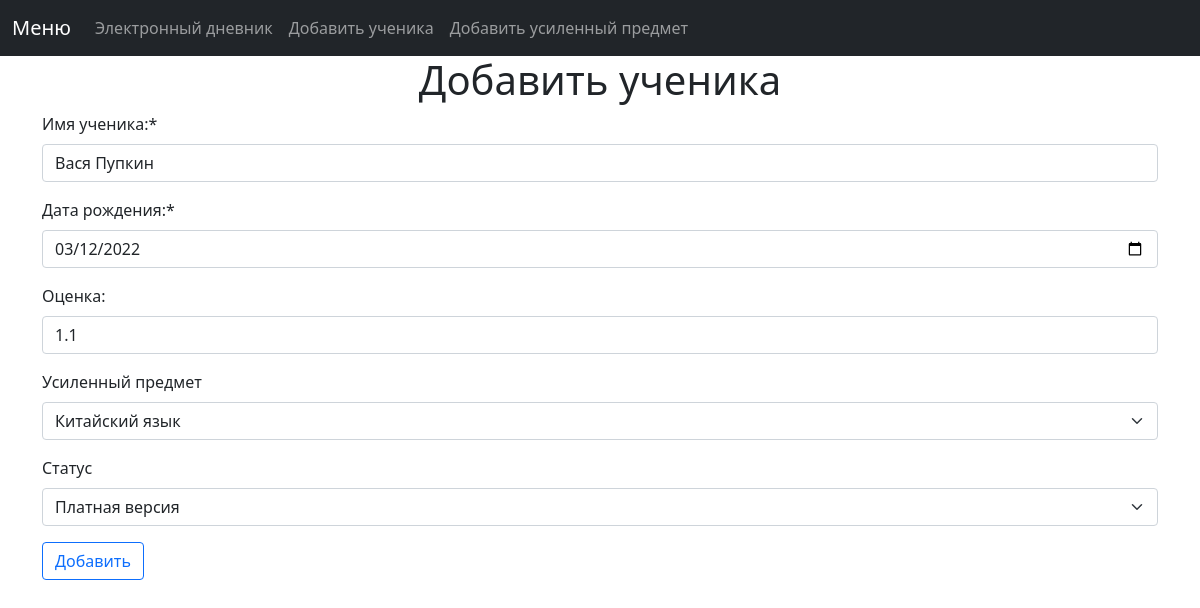
The app's page /update-student/6 with its own data.
### models.py (models this page shows)
class Students(db.Model):
    id = db.Column(db.Integer, primary_key=True)
    name = db.Column(db.String(120), nullable=False)
    birth_date = db.Column(db.Date, nullable=False, default=datetime.now())
    mark = db.Column(db.Float, nullable=False, default=5.0)
    subject_id = db.Column(db.Integer, db.ForeignKey('subjects.id'))
    status = db.Column(db.String(4), nullable=False, default='free')

### routes.py (the view)
@app.route('/update-student/<int:id>', methods=['GET', 'POST'])
def update_student(id):
    students = Students.query.get_or_404(id)
    form = StudentForm()
    form.subject.choices = [(subject.id, subject.name) for subject in Subjects.query.order_by(Subjects.name).all()]
    if form.validate_on_submit():
        students.name = form.name.data
        students.birth_date = form.birth_date.data
        students.mark = form.mark.data
        students.subject_id = form.subject.data
        students.status = form.status.data
        try:
            db.session.commit()
        except:
            return 'произошла проблема с отправкой данных'
        return redirect(url_for('add_student'))
    else:
        return render_template('update_student.html', form=form, student=students)

### forms.py
class StudentForm(FlaskForm):
    name = StringField('Имя ученика:* ', validators=[DataRequired()])
    birth_date = DateField('Дата рождения:* ', validators=[DataRequired()])
    mark = FloatField('Оценка: ')
    subject = SelectField('Усиленный предмет', choices=[])
    status = SelectField('Статус', choices=[
        ('pay', 'Платная версия'),
        ('free', 'Бесплатная версия')
    ])
    submit = SubmitField('Добавить')

### templates/update_student.html (shortened to what this page needs)
{% extends 'base.html' %}
{% block content %}
    <h1 class="text-center">Добавить ученика</h1>
    <form action="" method="post">
        <div class="mb-3">
            {{ form.name.label(class="form-label") }}
            {{ form.name(class="form-control", value=student.name )}}
        </div>
        <div class="mb-3">
            {{ form.birth_date.label(class="form-label") }}
            {{ form.birth_date(class="form-control", value=student.birth_date)}}
        </div>
        <div class="mb-3">
            {{ form.mark.label(class="form-label") }}
            {{ form.mark(class="form-control", value=student.mark) }}
        </div>
        <div class="mb-3">
            {{ form.subject.label(class="form-label") }}
            {{ form.subject(class="form-select")}}
        </div>
        <div class="mb-3">
            {{ form.status.label(class="form-label") }}
            {{ form.status(class="form-select", value=student.status) }}
        </div>
        <div class="mb-3">
            {{ form.submit(class="btn btn-outline-primary") }}
        </div>
    </form>
{% endblock %}

### records on screen
Students: name "Вася Пупкин", birth_date "03/12/2022", mark "1.1", subject "Китайский язык", status "Платная версия"
